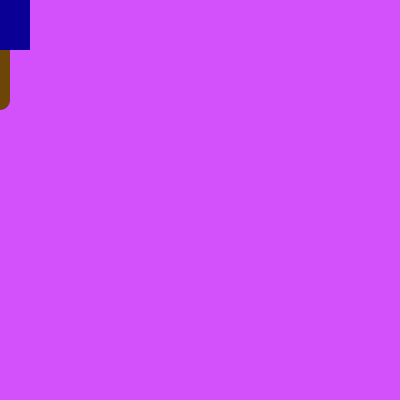
Frame 1 (no input)
Frame 60 (the mouse pressed at the canvas centre just before this capture): identical to frame 1, image omitted
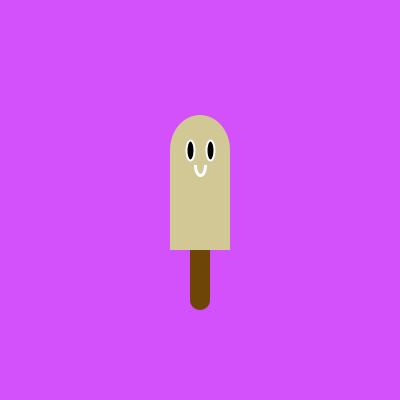
Frame 120 (the mouse held since frame 60 and released just before this capture)

The Processing sketch that drew these frames (run headless with seeded random() and noise(); from frame 60 on, the mouse is pressed at the canvas centre):

// Processing sketch: processing_95907
// ── processing_95907.pde

void setup(){
  size(400,400);
  background(0);
}

 void draw(){
   background(210,81,250); 
   stroke(255);
   strokeWeight(5); 
   
   //color canviant. 
   fill(10+mouseX,0+mouseY,150);
   noStroke();

//es desabilita el noCursor per a que es vegi que el cursor està en el centre.
//noCursor();

rect(mouseX-30,mouseY-50,60,100);
ellipse(mouseX,mouseY-50,60,70);
fill(108,69,7);
rect(mouseX-10,mouseY+50,20,50);
ellipse(mouseX,mouseY+100,20,20);

//cara

noFill();
strokeWeight(3);
stroke(255);
ellipse(mouseX,mouseY-35,10,20);   

fill(10+mouseX,0+mouseY,150);
noStroke();
rect(mouseX-10,mouseY-50,20,15);

fill(0);
strokeWeight(2);
stroke(255);
ellipse(mouseX+10,mouseY-50,8,20);
ellipse(mouseX-10,mouseY-50,8,20);
   
 }
